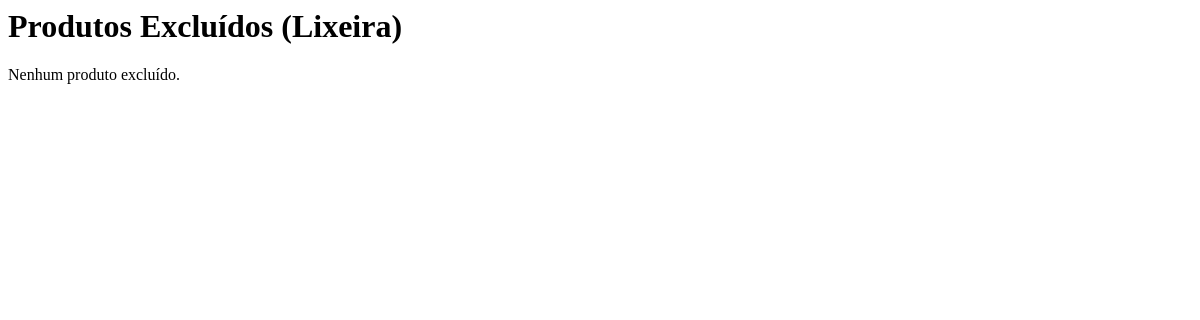
The app's page /produtos/lixeira/, older data.
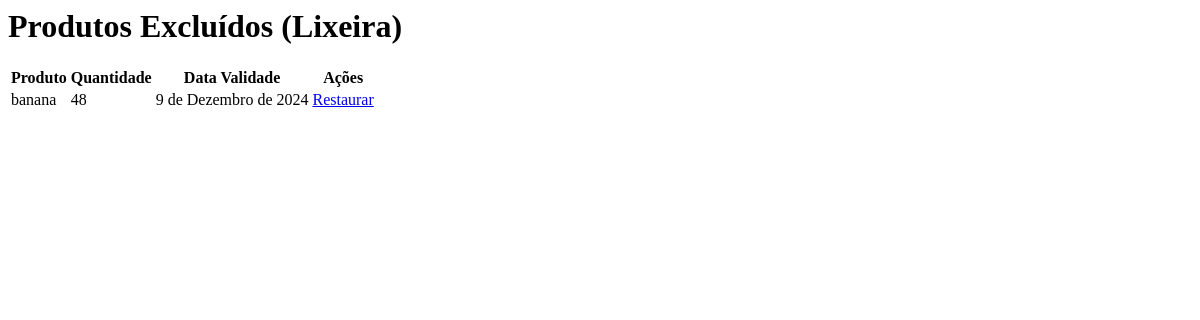
The same page, newer data.
### core/models.py (models this page shows, shortened)
class Produto(models.Model):
    nome = models.CharField(max_length=100)
    categoria = models.ForeignKey('Categoria', on_delete=models.CASCADE)
    quantidade = models.IntegerField()
    data_validade = models.DateField()
    is_deleted = models.BooleanField(default=False)  # Campo para marcar produtos excluídos

### core/views.py (the view)
# urls.py: path('produtos/lixeira/', lixeira_produtos, name='lixeira_produtos'),
def lixeira_produtos(request):
    produtos_excluidos = Produto.objects.filter(is_deleted=True)  # Lista os produtos na lixeira
    return render(request, 'lixeira_produtos.html', {'produtos_excluidos': produtos_excluidos})

### core/templates/lixeira_produtos.html
<h1>Produtos Excluídos (Lixeira)</h1>
{% if produtos_excluidos %}
    <table>
        <thead>
            <tr>
                <th>Produto</th>
                <th>Quantidade</th>
                <th>Data Validade</th>
                <th>Ações</th>
            </tr>
        </thead>
        <tbody>
            {% for produto in produtos_excluidos %}
                <tr>
                    <td>{{ produto.nome }}</td>
                    <td>{{ produto.quantidade }}</td>
                    <td>{{ produto.data_validade }}</td>
                    <td>
                        <a href="{% url 'restaurar_produto' produto.id %}">Restaurar</a>
                    </td>
                </tr>
            {% endfor %}
        </tbody>
    </table>
{% else %}
    <p>Nenhum produto excluído.</p>
{% endif %}

Row changes from the older to the newer data that the page shows:
now on this page (row edited): Produto: nome "banana", quantidade "48", data_validade "9 de Dezembro de 2024"
Text that changed along with them:
text no longer shown: "Nenhum produto excluído."
text now shown: "Produto Quantidade Data Validade Ações"
